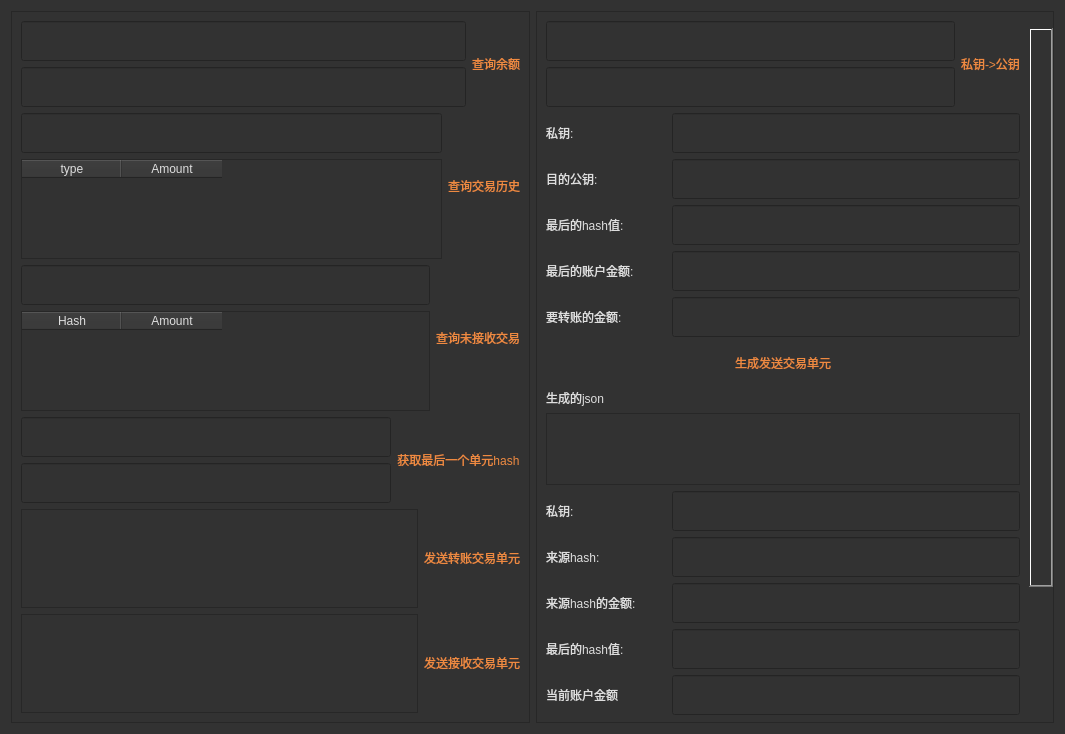
<?xml version="1.0" encoding="UTF-8"?>
<ui version="4.0">
 <class>MainWidget</class>
 <widget class="QWidget" name="MainWidget">
  <property name="geometry">
   <rect>
    <x>0</x>
    <y>0</y>
    <width>1065</width>
    <height>734</height>
   </rect>
  </property>
  <property name="windowTitle">
   <string>Form</string>
  </property>
  <property name="styleSheet">
   <string notr="true">QWidget{ 
  background-color:rgba(50,50,50,255); 
  color:rgb(222,222,222); 
   
} 
QPushButton{ 
  color:rgb(238,138,65); 
  border:none; 
  border-width:5px; 
  border-image: url(:/rs/btn_black_normal.png)  5; 
  min-width:40px; 
  min-height:40px; 
} 
QPushButton:hover{ 
  border:none; 
  border-width:5px; 
  border-image: url(:/rs/btn_black_hover.png)  5; 
} 
QPushButton:pressed{ 
  border:none; 
  border-width:5px; 
  border-image: url(:/rs/btn_black_pushed.png)  5; 
} 
 
QPushButton:disabled{ 
  border:none; 
  border-width:5px; 
  border-image: url(:/rs/btn_black_disable.png)  5; 
} 
 
QLineEdit{ 
  border-width:4px; 
  border-image: url(:/rs/edit_normal.png) 4 ; 
  min-height:32px; 
} 
QLineEdit:hover{ 
  border-image: url(:/rs/edit_hover.png) 4 ; 
} 
QLineEdit:focus  { 
  border-image: url(:/rs/edit_hover.png) 4 ; 
} 
 
QComboBox { 
   border-width:4px; 
  border-image: url(:/rs/edit_normal.png) 4; 
  border-image: url(:/rs/edit_hover.png) 4; 
  margin-right:52px; 
  min-height:36px; 
} 
QComboBox:hover{ 
  border-image: url(:/rs/edit_hover.png) 4 ; 
} 
QComboBox:focus{ 
  border-image: url(:/rs/edit_hover.png) 4 ; 
} 
QComboBox::drop-down { 
      subcontrol-origin: margin; 
      subcontrol-position: top right; 
      width:52px; 
     border:none; 
  } 
QComboBox::down-arrow{ 
  image: url(:/rs/downn_cmb_btn_normal.png); 
  } 
QComboBox::down-arrow:hover{ 
  image: url(:/rs/down_cmb_btn_hover.png); 
  } 
QComboBox::down-arrow:pressed{ 
  image: url(:/rs/down_cmb_btn_pushed.png); 
  } 
 
 
QRadioButton::indicator::unchecked { 
    image: url(:/rs/radio_unselect.png); 
} 
QRadioButton::indicator::unchecked:hover{ 
    image:url(:/rs/radio_unselect_hover.png); 
} 
 
QRadioButton::indicator::checked { 
     image: url(:/rs/radio_selected.png); 
} 
QRadioButton::indicator::checked:hover { 
     image: url(:/rs/radio_selected_hover.png); 
} 
 
QPlainTextEdit{ 
    border-width:4px; 
  border-image: url(:/rs/edit_normal.png) 4 ; 
  min-height:64px; 
} 
 
QTabWidget::tab-bar { 
      left: 5px; /* move to the right by 5px */ 
  } 
 
  /* Style the tab using the tab sub-control. Note that 
      it reads QTabBar _not_ QTabWidget */ 
  QTabBar::tab { 
    height:32px; 
  } 
QTabBar::tab:selected { 
      color:rgb(235,135,65); 
  } 
QTabBar::tab:disabled { 
      color:rgb(125,125,125); 
  } 
QScrollBar:vertical { 
       border: none; 
    border-top-width:12px; 
    border-bottom-width:12px; 
    border-image: url(:/rs/v_scroll_scallbar.png) 12 0; 
       width: 24px; 
       margin:16px 0; 
} 
QScrollBar::handle:vertical { 
       border-width:5 2; 
    min-height:32px; 
    border-image: url(:/rs/v_scroll_handle.png) 5 2; 
    image:url(:/rs/v_scroll_handle_image.png); 
} 
QScrollBar::handle:vertical:hover{ 
    border-image: url(:/rs/v_scroll_handle_hover.png); 
 } 
QScrollBar::handle:vertical:pressed{ 
    border-image:url(:/rs/v_scroll_handle_pressed.png); 
 } 
 
QScrollBar::add-line:vertical { 
       border:none; 
    margin-top:4px; 
       height: 12px; 
    width:16px; 
       subcontrol-position: bottom; 
       subcontrol-origin: margin; 
} 
 
QScrollBar::sub-line:vertical { 
       border:none; 
    margin-bottom:4px; 
       height: 12px; 
    width:16px; 
       subcontrol-position: top; 
       subcontrol-origin: margin; 
} 
 
QScrollBar::up-arrow:vertical{ 
  border:none; 
   width:16px; 
  height:12px; 
  image:url(:/rs/v_scroll_btn_up.png); 
} 
QScrollBar::up-arrow:vertical:hover{ 
  image:url(:/rs/v_scroll_btn_up_hover.png); 
} 
QScrollBar::up-arrow:vertical:pressed{ 
  image:url(:/rs/v_scroll_btn_up_pressed.png); 
} 
 
QScrollBar::down-arrow:vertical{ 
  border:none; 
   width:16px; 
  height:12px; 
  image:url(:/rs/v_scroll_btn_down.png); 
} 
QScrollBar::down-arrow:vertical:hover{ 
  image:url(:/rs/v_scroll_btn_down_hover.png); 
} 
QScrollBar::down-arrow:vertical:pressed{ 
  image:url(:/rs/v_scroll_btn_down_pressed.png); 
} 
 
 
QScrollBar::add-page:vertical, QScrollBar::sub-page:vertical { 
   background: none; 
} 
 
QScrollBar:horizontal { 
    border: none; 
  border-left-width:12px; 
  border-right-width:12px; 
  border-image: url(:/rs/h_scroll_scallbar.png)  0 12; 
   height: 24px; 
   margin:0 16px; 
} 
 
QScrollBar::handle:horizontal { 
   border-width:2 5; 
  min-width:32px; 
  border-image: url(:/rs/h_scroll_handle.png) 2 5; 
  image: url(:/rs/h_scroll_handle_image.png); 
} 
 
QScrollBar::handle:horizontal:hover{ 
  border-image: url(:/rs/h_scroll_handle_hover.png); 
} 
 
QScrollBar::handle:horizontal:pressed{ 
  border-image:url(:/rs/h_scroll_handle_pressed.png); 
} 
 
 
QScrollBar::add-line:horizontal { 
   border:none; 
  margin-right:4px; 
   height: 12px; 
  width:16px; 
   subcontrol-position: right; 
   subcontrol-origin: margin; 
} 
 
QScrollBar::sub-line:horizontal { 
   border:none; 
  margin-left:4px; 
   height: 12px; 
  width:16px; 
   subcontrol-position: left; 
   subcontrol-origin: margin; 
} 
 
 
 
 
QScrollBar::left-arrow:horizontal{ 
  border:none; 
   width:12px; 
  height:16px; 
  image:url(:/rs/h_scroll_btn_left.png); 
} 
QScrollBar::left-arrow:horizontal:hover{ 
  image:url(:/rs/h_scroll_btn_left_hover.png); 
} 
QScrollBar::left-arrow:horizontal:pressed{ 
  image:url(:/rs/h_scroll_btn_left_pressed.png); 
} 
 
QScrollBar::right-arrow:horizontal{ 
  border:none; 
   width:12px; 
  height:16px; 
  image:url(:/rs/h_scroll_btn_right.png); 
} 
QScrollBar::right-arrow:horizontal:hover{ 
  image:url(:/rs/h_scroll_btn_right_hover.png); 
} 
QScrollBar::right-arrow:horizontal:pressed{ 
  image:url(:/rs/h_scroll_btn_right_pressed.png); 
} 
 
QScrollBar::add-page:horizontal, QScrollBar::sub-page:horizontal { 
     background: none; 
} </string>
  </property>
  <layout class="QHBoxLayout" name="horizontalLayout_18">
   <item>
    <widget class="QScrollArea" name="scrollArea">
     <property name="widgetResizable">
      <bool>true</bool>
     </property>
     <widget class="QWidget" name="scrollAreaWidgetContents">
      <property name="geometry">
       <rect>
        <x>0</x>
        <y>0</y>
        <width>519</width>
        <height>714</height>
       </rect>
      </property>
      <layout class="QVBoxLayout" name="verticalLayout_8">
       <item>
        <layout class="QVBoxLayout" name="verticalLayout_5">
         <item>
          <layout class="QHBoxLayout" name="horizontalLayout_4">
           <item>
            <layout class="QVBoxLayout" name="verticalLayout_4">
             <item>
              <widget class="QLineEdit" name="edtGetBalancePubkey"/>
             </item>
             <item>
              <widget class="QLineEdit" name="edtGetBalanceResult"/>
             </item>
            </layout>
           </item>
           <item>
            <widget class="QPushButton" name="btnCheckBalance">
             <property name="minimumSize">
              <size>
               <width>180</width>
               <height>80</height>
              </size>
             </property>
             <property name="maximumSize">
              <size>
               <width>180</width>
               <height>80</height>
              </size>
             </property>
             <property name="text">
              <string>查询余额</string>
             </property>
            </widget>
           </item>
          </layout>
         </item>
         <item>
          <layout class="QHBoxLayout" name="horizontalLayout_3">
           <item>
            <layout class="QVBoxLayout" name="verticalLayout_3">
             <item>
              <widget class="QLineEdit" name="edtGetHistoryPublicKey"/>
             </item>
             <item>
              <widget class="QTableWidget" name="tabGetHistory">
               <column>
                <property name="text">
                 <string>type</string>
                </property>
               </column>
               <column>
                <property name="text">
                 <string>Amount</string>
                </property>
               </column>
              </widget>
             </item>
            </layout>
           </item>
           <item>
            <widget class="QPushButton" name="btnGetHistory">
             <property name="minimumSize">
              <size>
               <width>180</width>
               <height>50</height>
              </size>
             </property>
             <property name="maximumSize">
              <size>
               <width>180</width>
               <height>80</height>
              </size>
             </property>
             <property name="text">
              <string>查询交易历史</string>
             </property>
            </widget>
           </item>
          </layout>
         </item>
         <item>
          <layout class="QHBoxLayout" name="horizontalLayout_2">
           <item>
            <layout class="QVBoxLayout" name="verticalLayout_2">
             <item>
              <widget class="QLineEdit" name="edtGetWaitReceivePublickey"/>
             </item>
             <item>
              <widget class="QTableWidget" name="tabGetWaitReceive">
               <column>
                <property name="text">
                 <string>Hash</string>
                </property>
               </column>
               <column>
                <property name="text">
                 <string>Amount</string>
                </property>
               </column>
              </widget>
             </item>
            </layout>
           </item>
           <item>
            <widget class="QPushButton" name="btnGetWaitReceive">
             <property name="minimumSize">
              <size>
               <width>180</width>
               <height>50</height>
              </size>
             </property>
             <property name="maximumSize">
              <size>
               <width>180</width>
               <height>80</height>
              </size>
             </property>
             <property name="text">
              <string>查询未接收交易</string>
             </property>
            </widget>
           </item>
          </layout>
         </item>
         <item>
          <layout class="QHBoxLayout" name="horizontalLayout">
           <item>
            <layout class="QVBoxLayout" name="verticalLayout">
             <item>
              <widget class="QLineEdit" name="edtGetLastUnitHashPublicKey"/>
             </item>
             <item>
              <widget class="QLineEdit" name="edtGetLastUnitHash"/>
             </item>
            </layout>
           </item>
           <item>
            <widget class="QPushButton" name="btnGetLastUnitHash">
             <property name="minimumSize">
              <size>
               <width>180</width>
               <height>50</height>
              </size>
             </property>
             <property name="maximumSize">
              <size>
               <width>180</width>
               <height>80</height>
              </size>
             </property>
             <property name="text">
              <string>获取最后一个单元hash</string>
             </property>
            </widget>
           </item>
          </layout>
         </item>
         <item>
          <layout class="QHBoxLayout" name="horizontalLayout_11">
           <item>
            <widget class="QPlainTextEdit" name="edtSendSendUnit"/>
           </item>
           <item>
            <widget class="QPushButton" name="btnSendSendUnit">
             <property name="minimumSize">
              <size>
               <width>180</width>
               <height>50</height>
              </size>
             </property>
             <property name="maximumSize">
              <size>
               <width>180</width>
               <height>80</height>
              </size>
             </property>
             <property name="text">
              <string>发送转账交易单元</string>
             </property>
            </widget>
           </item>
          </layout>
         </item>
         <item>
          <layout class="QHBoxLayout" name="horizontalLayout_17">
           <item>
            <widget class="QPlainTextEdit" name="edtSendReceiveUnit"/>
           </item>
           <item>
            <widget class="QPushButton" name="btnSendReceiveUnit">
             <property name="minimumSize">
              <size>
               <width>180</width>
               <height>50</height>
              </size>
             </property>
             <property name="maximumSize">
              <size>
               <width>180</width>
               <height>80</height>
              </size>
             </property>
             <property name="text">
              <string>发送接收交易单元</string>
             </property>
            </widget>
           </item>
          </layout>
         </item>
        </layout>
       </item>
      </layout>
     </widget>
    </widget>
   </item>
   <item>
    <widget class="QScrollArea" name="scrollArea_2">
     <property name="widgetResizable">
      <bool>true</bool>
     </property>
     <widget class="QWidget" name="scrollAreaWidgetContents_2">
      <property name="geometry">
       <rect>
        <x>0</x>
        <y>0</y>
        <width>494</width>
        <height>920</height>
       </rect>
      </property>
      <layout class="QVBoxLayout" name="verticalLayout_11">
       <item>
        <layout class="QVBoxLayout" name="verticalLayout_10">
         <item>
          <layout class="QHBoxLayout" name="horizontalLayout_5">
           <item>
            <layout class="QVBoxLayout" name="verticalLayout_6">
             <item>
              <widget class="QLineEdit" name="edtGetPublicKeyPrivate"/>
             </item>
             <item>
              <widget class="QLineEdit" name="edtGetPublicKeyResult"/>
             </item>
            </layout>
           </item>
           <item>
            <widget class="QPushButton" name="btnGetPublicKey">
             <property name="minimumSize">
              <size>
               <width>50</width>
               <height>50</height>
              </size>
             </property>
             <property name="maximumSize">
              <size>
               <width>180</width>
               <height>80</height>
              </size>
             </property>
             <property name="text">
              <string>私钥-&gt;公钥</string>
             </property>
            </widget>
           </item>
          </layout>
         </item>
         <item>
          <layout class="QVBoxLayout" name="verticalLayout_7">
           <item>
            <layout class="QHBoxLayout" name="horizontalLayout_6">
             <item>
              <widget class="QLabel" name="label">
               <property name="minimumSize">
                <size>
                 <width>120</width>
                 <height>0</height>
                </size>
               </property>
               <property name="text">
                <string>私钥:</string>
               </property>
              </widget>
             </item>
             <item>
              <widget class="QLineEdit" name="edtGetSendUnitJsonPrivateKey"/>
             </item>
            </layout>
           </item>
           <item>
            <layout class="QHBoxLayout" name="horizontalLayout_7">
             <item>
              <widget class="QLabel" name="label_2">
               <property name="minimumSize">
                <size>
                 <width>120</width>
                 <height>0</height>
                </size>
               </property>
               <property name="text">
                <string>目的公钥:</string>
               </property>
              </widget>
             </item>
             <item>
              <widget class="QLineEdit" name="edtGetSendUnitJsonDest"/>
             </item>
            </layout>
           </item>
           <item>
            <layout class="QHBoxLayout" name="horizontalLayout_8">
             <item>
              <widget class="QLabel" name="label_3">
               <property name="minimumSize">
                <size>
                 <width>120</width>
                 <height>0</height>
                </size>
               </property>
               <property name="text">
                <string>最后的hash值:</string>
               </property>
              </widget>
             </item>
             <item>
              <widget class="QLineEdit" name="edtGetSendUnitHash"/>
             </item>
            </layout>
           </item>
           <item>
            <layout class="QHBoxLayout" name="horizontalLayout_9">
             <item>
              <widget class="QLabel" name="label_4">
               <property name="minimumSize">
                <size>
                 <width>120</width>
                 <height>0</height>
                </size>
               </property>
               <property name="text">
                <string>最后的账户金额:</string>
               </property>
              </widget>
             </item>
             <item>
              <widget class="QLineEdit" name="edtGetSendUnitJsonBalance"/>
             </item>
            </layout>
           </item>
           <item>
            <layout class="QHBoxLayout" name="horizontalLayout_10">
             <item>
              <widget class="QLabel" name="label_6">
               <property name="minimumSize">
                <size>
                 <width>120</width>
                 <height>0</height>
                </size>
               </property>
               <property name="text">
                <string>要转账的金额:</string>
               </property>
              </widget>
             </item>
             <item>
              <widget class="QLineEdit" name="edtGetSendUnitJsonAmount"/>
             </item>
            </layout>
           </item>
           <item>
            <widget class="QPushButton" name="btnGetSendUnitJson">
             <property name="text">
              <string>生成发送交易单元</string>
             </property>
            </widget>
           </item>
           <item>
            <widget class="QLabel" name="label_5">
             <property name="text">
              <string>生成的json</string>
             </property>
            </widget>
           </item>
           <item>
            <widget class="QPlainTextEdit" name="edtGetSendUnitJsonResult"/>
           </item>
          </layout>
         </item>
         <item>
          <layout class="QVBoxLayout" name="verticalLayout_9">
           <item>
            <layout class="QHBoxLayout" name="horizontalLayout_12">
             <item>
              <widget class="QLabel" name="label_7">
               <property name="minimumSize">
                <size>
                 <width>120</width>
                 <height>0</height>
                </size>
               </property>
               <property name="text">
                <string>私钥:</string>
               </property>
              </widget>
             </item>
             <item>
              <widget class="QLineEdit" name="edtGetReceiveUnitJsonPrivateKey"/>
             </item>
            </layout>
           </item>
           <item>
            <layout class="QHBoxLayout" name="horizontalLayout_13">
             <item>
              <widget class="QLabel" name="label_8">
               <property name="minimumSize">
                <size>
                 <width>120</width>
                 <height>0</height>
                </size>
               </property>
               <property name="text">
                <string>来源hash:</string>
               </property>
              </widget>
             </item>
             <item>
              <widget class="QLineEdit" name="edtGetReceiveUnitJsonFrom"/>
             </item>
            </layout>
           </item>
           <item>
            <layout class="QHBoxLayout" name="horizontalLayout_14">
             <item>
              <widget class="QLabel" name="label_9">
               <property name="minimumSize">
                <size>
                 <width>120</width>
                 <height>0</height>
                </size>
               </property>
               <property name="text">
                <string>来源hash的金额:</string>
               </property>
              </widget>
             </item>
             <item>
              <widget class="QLineEdit" name="edtGetReceiveUnitJsonFromAmount"/>
             </item>
            </layout>
           </item>
           <item>
            <layout class="QHBoxLayout" name="horizontalLayout_16">
             <item>
              <widget class="QLabel" name="label_11">
               <property name="minimumSize">
                <size>
                 <width>120</width>
                 <height>0</height>
                </size>
               </property>
               <property name="text">
                <string>最后的hash值:</string>
               </property>
              </widget>
             </item>
             <item>
              <widget class="QLineEdit" name="edtGetReceiveUnitJsonLastHash"/>
             </item>
            </layout>
           </item>
           <item>
            <layout class="QHBoxLayout" name="horizontalLayout_15">
             <item>
              <widget class="QLabel" name="label_10">
               <property name="minimumSize">
                <size>
                 <width>120</width>
                 <height>0</height>
                </size>
               </property>
               <property name="text">
                <string>当前账户金额</string>
               </property>
              </widget>
             </item>
             <item>
              <widget class="QLineEdit" name="edtGetReceiveUnitJsonBalance"/>
             </item>
            </layout>
           </item>
           <item>
            <widget class="QPushButton" name="btnGetReceiveUnitJson">
             <property name="text">
              <string>生成接收交易单元</string>
             </property>
            </widget>
           </item>
           <item>
            <widget class="QLabel" name="label_12">
             <property name="text">
              <string>生成的json</string>
             </property>
            </widget>
           </item>
           <item>
            <widget class="QPlainTextEdit" name="edtGetReceiveUnitJsonResult"/>
           </item>
          </layout>
         </item>
        </layout>
       </item>
      </layout>
     </widget>
    </widget>
   </item>
  </layout>
 </widget>
 <resources/>
 <connections/>
</ui>
